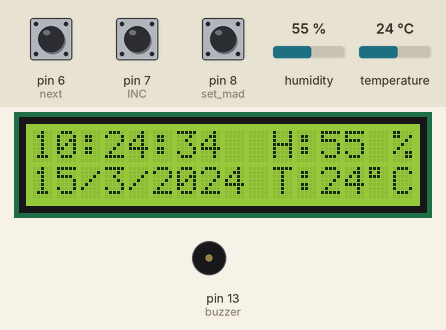
This sketch was run on a simulated Arduino Uno, built with avr-gcc and run on an emulated ATmega328P. On the bench: 16×2 character LCD, buzzer (waves = sounding, pin HIGH). The test bench sets the inputs (shaded band); at power-on: pin 8 (set_mad) HIGH, pin 7 (INC) HIGH, pin 6 (next) HIGH, humidity 55 %, temperature 24 °C. The local clock reads 2024-03-15 10:24:30 at power-on unless the sketch sets it; EEPROM starts erased.

Above: at 4.8 s.
4.9 s: pin 8 (set_mad) pulled LOW for 0.55 s
At 6.2 s:
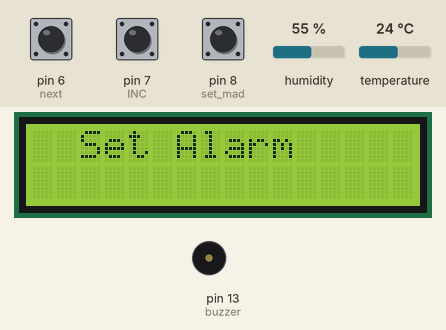
11.7 s: pin 7 (INC) pulled LOW for 0.55 s
At 13.0 s:
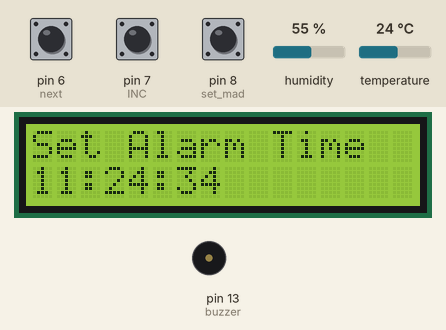
13.7 s: pin 7 (INC) pulled LOW for 1 s
At 15.5 s:
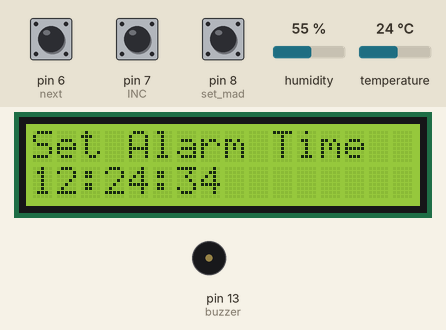
16.2 s: pin 6 (next) pulsed LOW 2 times (0.12 s each, 0.3 s apart)
At 19.3 s:
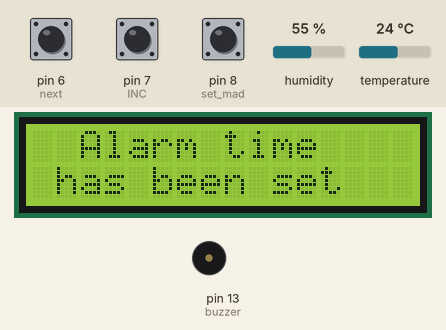
22.1 s: pin 8 (set_mad) pulled LOW for 1 s
At 24.9 s:
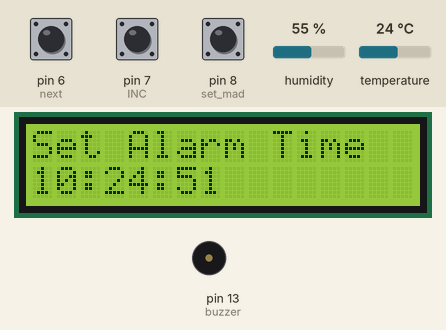
Timing chart, 0 to 26.4 s (numbered marks = the images above; inputs shaded):
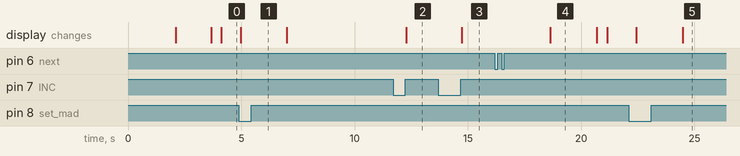

The sketch:

alarm_clock_v1.1.ino
```cpp
/* ----- C Program for Arduino based Alarm Clock ---- */

#include <Wire.h>
#include<EEPROM.h>
#include <RTClib.h>
#include <LiquidCrystal_I2C.h>
#include <LCD.h>
#include "DHT.h"

#define I2C_ADDR 0x27 //I2C adress, you should use the code to scan the adress first (0x27) here

#define BACKLIGHT_PIN 3 // Declaring LCD Pins
#define En_pin 2
#define Rw_pin 1
#define Rs_pin 0
#define D4_pin 4
#define D5_pin 5
#define D6_pin 6
#define D7_pin 7

#define DHTTYPE DHT11
float temperature;
const int DHTPIN =2;

DHT dht(DHTPIN, DHTTYPE);
LiquidCrystal_I2C lcd(I2C_ADDR,En_pin,Rw_pin,Rs_pin,D4_pin,D5_pin,D6_pin,D7_pin);
RTC_DS3231 RTC;

int temp,inc,hours1,minut,add=11;

int next=6;
int INC=7;
int set_mad=8;

#define buzzer 13

int HOUR,MINUT,SECOND;


void setup()
{
 dht.begin();
 Wire.begin();
 RTC.begin();
 lcd.begin(16,2);
 lcd.setBacklightPin(BACKLIGHT_PIN,POSITIVE);
 lcd.setBacklight(HIGH); //Lighting backlight
 lcd.home ();
 lcd.clear();

 pinMode(INC, INPUT);
 pinMode(next, INPUT);
 pinMode(set_mad, INPUT);
 pinMode(buzzer, OUTPUT);
 digitalWrite(next, HIGH);
 digitalWrite(set_mad, HIGH);
 digitalWrite(INC, HIGH);

   lcd.setCursor(0,0);
   lcd.print("ALARM Clock");
   lcd.setCursor(0,1);
   lcd.print("Saikat Mohanta");
    delay(2000);
    lcd.clear();
    lcd.setCursor(0,0);
   lcd.print("16-06-2020");
   lcd.setCursor(0,1);
   lcd.print("Tuesday");
   delay(1500);
   lcd.clear();

 if(!RTC.begin())
 {
 RTC.adjust(DateTime(__DATE__,__TIME__));
 }

 //RTC.adjust(DateTime(__DATE__,__TIME__));
}

void loop()
{
   int temp=0,val=1,temp4;
   int humidity;
   int temperature;

   humidity = dht.readHumidity();
   temperature=dht.readTemperature();
   DateTime now = RTC.now();
   if(digitalRead(set_mad) == 0)      //set Alarm time
   {
     lcd.clear();
     lcd.setCursor(0,0);
     lcd.print("  Set Alarm  ");
    delay(2000);

    defualt();
    time();
    delay(1000);
    lcd.clear();
    lcd.setCursor(0,0);
    lcd.print("  Alarm time ");
    lcd.setCursor(0,1);
    lcd.print(" has been set  ");
    delay(2000);
    lcd.clear();
 }
 lcd.clear();

 lcd.setCursor(0,0);
 lcd.print(HOUR=now.hour(),DEC);
 lcd.print(":");
 lcd.print(MINUT=now.minute(),DEC);
 lcd.print(":");
 lcd.print(SECOND=now.second(),DEC);
 lcd.setCursor(10, 1);
 lcd.print("T:");
 lcd.setCursor(12, 1);
 lcd.print(temperature);
 lcd.setCursor(14,1);
 lcd.print((char)223);
 lcd.setCursor(15,1);
 lcd.print("C");
 lcd.setCursor(10, 0);
 lcd.print("H:");
 lcd.setCursor(12, 0);
 lcd.print(humidity);
 lcd.setCursor(15, 0);
 lcd.print("%");

 lcd.setCursor(0,1);
 lcd.print(now.day(),DEC);
 lcd.print("/");
 lcd.print(now.month(),DEC);
 lcd.print("/");
 lcd.print(now.year(),DEC);
 match();
 delay(400);
}

void defualt()
{
  lcd.setCursor(0,1);
  lcd.print(HOUR);
  lcd.print(":");
  lcd.print(MINUT);
  lcd.print(":");
  lcd.print(SECOND);
}

/*Function to set alarm time and feed time into Internal eeprom*/

void time()
{
  int temp=1,minuts=0,hours=0,seconds=0;
    while(temp==1)
    {
     if(digitalRead(INC)==0)
     {
      HOUR++;
      if(HOUR==24)
      {
       HOUR=0;
      }
      while(digitalRead(INC)==0);
     }
     lcd.clear();
      lcd.setCursor(0,0);
    lcd.print("Set Alarm Time ");
   //lcd.print(x);
    lcd.setCursor(0,1);
    lcd.print(HOUR);
    lcd.print(":");
    lcd.print(MINUT);
    lcd.print(":");
    lcd.print(SECOND);
    delay(100);
    if(digitalRead(next)==0)
    {
      hours1=HOUR;
      EEPROM.write(add++,hours1);
     temp=2;
     while(digitalRead(next)==0);
    }
    }

    while(temp==2)
    {
     if(digitalRead(INC)==0)
     {
      MINUT++;
      if(MINUT==60)
      {MINUT=0;}
      while(digitalRead(INC)==0);
     }
     // lcd.clear();
    lcd.setCursor(0,1);
    lcd.print(HOUR);
    lcd.print(":");
    lcd.print(MINUT);
    lcd.print(":");
    lcd.print(SECOND);
    delay(100);
      if(digitalRead(next)==0)
      {
       minut=MINUT;
       EEPROM.write(add++, minut);
       temp=0;
       while(digitalRead(next)==0);
      }
    }
    delay(1000);
}

/* Function to chack medication time */

void match()
{
  int tem[17];
  for(int i=11;i<17;i++)
  {
    tem[i]=EEPROM.read(i);
  }
  if(HOUR == tem[11] && MINUT == tem[12])
  {
   beep();
   beep();
   beep();
   beep();
   lcd.clear();
   lcd.print("Wake Up........");
   lcd.setCursor(0,1);
   lcd.print("Wake Up.......");
   beep();
   beep();
   beep();
   beep();
  }

}

/* function to buzzer indication */

void beep()
{
   digitalWrite(buzzer,HIGH);
   delay(100);
   digitalWrite(buzzer, LOW);
   delay(100);
   digitalWrite(buzzer,HIGH);
   delay(100);
   digitalWrite(buzzer, LOW);
   delay(100);
   digitalWrite(buzzer,HIGH);
   delay(500);
   digitalWrite(buzzer, LOW);
   delay(500);
}
```

Measured:
- after the input at 4.9 s, the display: changes after 0.08 s (image 1)
- after the input at 11.7 s, the display: changes after 0.58 s (image 2)
- after the input at 13.7 s, the display: changes after 1.0 s (image 3)
- after the input at 16.2 s, the display: changes after 2.5 s (image 4)
- after the input at 22.1 s, the display: first changes after 0.35 s (image 5 shows a later state)
- what the display in image 4 shows lasts 2.0 s, from 18.7 s to 20.7 s
